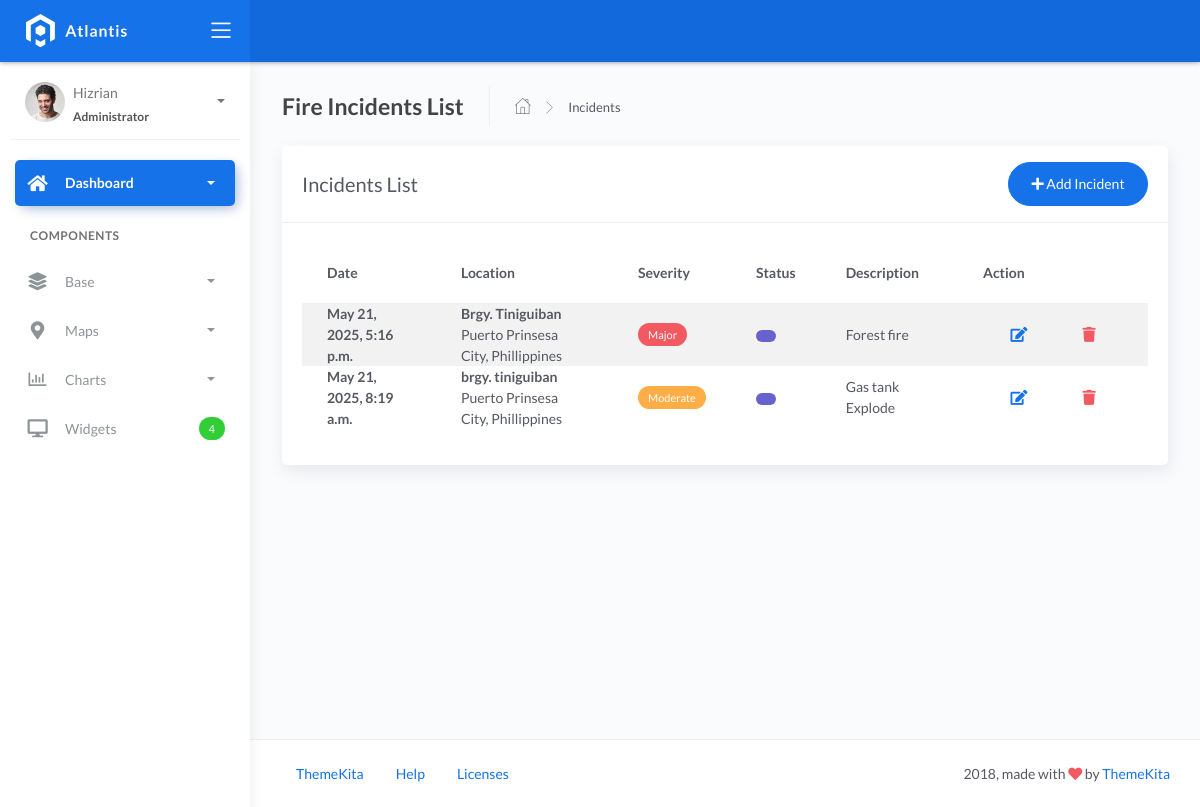
Page /incidents/ on the committed database.
### fire/models.py (models this page shows)
class BaseModel(models.Model):
    created_at = models.DateTimeField(auto_now_add=True, db_index=True)
    updated_at = models.DateTimeField(auto_now=True)
    class Meta:
        abstract = True

class Incident(BaseModel):
    SEVERITY_CHOICES = (
        ('Minor Fire', 'Minor Fire'),
        ('Moderate Fire', 'Moderate Fire'),
        ('Major Fire', 'Major Fire'),
    )
    location = models.ForeignKey(Locations, on_delete=models.CASCADE)
    date_time = models.DateTimeField(blank=True, null=True)
    severity_level = models.CharField(max_length=45, choices=SEVERITY_CHOICES)
    description = models.CharField(max_length=250)

class Locations(BaseModel):
    name = models.CharField(max_length=150)
    latitude = models.DecimalField(
        max_digits=22, decimal_places=16, null=True, blank=True)
    longitude = models.DecimalField(
        max_digits=22, decimal_places=16, null=True, blank=True)
    address = models.CharField(max_length=150)
    city = models.CharField(max_length=150)
    country = models.CharField(max_length=150)

### fire/views.py (the view)
# urls.py: path('incidents/', IncidentListView.as_view(), name='incident_list'),
class IncidentListView(ListView):
    model = Incident
    template_name = 'crud/incidents/list.html'
    context_object_name = 'incidents'
    ordering = ['-date_time']
    def get_context_data(self, **kwargs):
        context = super().get_context_data(**kwargs)
        context['title'] = 'Fire Incidents List'
        return context

### templates/crud/incidents/list.html (shortened to what this page needs)
{% extends 'base.html' %}
{% load static %}
{% block content %}
<div class="page-inner">
    <div class="page-header">
        <h4 class="page-title">{{ title }}</h4>
        <ul class="breadcrumbs">
            <li class="nav-home">
                <a href="{% url 'home' %}">
                    <i class="flaticon-home"></i>
                </a>
            </li>
            <li class="separator">
                <i class="flaticon-right-arrow"></i>
            </li>
            <li class="nav-item">
                <a href="#">Incidents</a>
            </li>
        </ul>
    </div>
    <div class="row">
        <div class="col-md-12">
            <div class="card">
                <div class="card-header">
                    <div class="d-flex align-items-center">
                        <h4 class="card-title">Incidents List</h4>
                        <a href="{% url 'incident_create' %}" class="btn btn-primary btn-round ml-auto">
                            <i class="fa fa-plus"></i>
                            Add Incident
                        </a>
                    </div>
                </div>
                <div class="card-body">
                    <div class="table-responsive">
                        <table id="basic-datatables" class="display table table-striped table-hover">
                            <thead>
                                <tr>
                                    <th>Date</th>
                                    <th>Location</th>
                                    <th>Severity</th>
                                    <th>Status</th>
                                    <th>Description</th>
                                    <th style="width: 10%">Action</th>
                                </tr>
                            </thead>
                            <tbody>
                                {% for incident in incidents %}
                                <tr>
                                    <td><strong>{{ incident.date_time }}</strong></td>
                                    <td>
                                        <div class="location-details">
                                            <strong>{{ incident.location.address }}</strong><br>
                                            {{ incident.location.city }}, {{ incident.location.country }}
                                        </div>
                                    </td>
                                    <td>
                                        <span class="badge {% if incident.severity_level == 'Minor Fire' %}badge-info
                                            {% elif incident.severity_level == 'Moderate Fire' %}badge-warning
                                            {% elif incident.severity_level == 'Major Fire' %}badge-danger{% endif %}">
                                            {% if incident.severity_level == 'Minor Fire' %}
                                                Minor
                                            {% elif incident.severity_level == 'Moderate Fire' %}
                                                Moderate
                                            {% elif incident.severity_level == 'Major Fire' %}
                                                Major
                                            {% endif %}
                                        </span>
                                    </td>
                                    <td>
                                        <span class="badge {% if incident.status == 'Active' %}badge-danger{% elif incident.status == 'Resolved' %}badge-success{% else %}badge-secondary{% endif %}">
                                        </span>
                                    </td>
                                    <td>{{ incident.description }}</td>
                                    <td>
                                        <div class="form-button-action">
                                            <a href="{% url 'incident_update' incident.id %}" class="btn btn-link btn-primary btn-lg">
                                                <i class="fa fa-edit"></i>
                                            </a>
                                            <a href="{% url 'incident_delete' incident.id %}" class="btn btn-link btn-danger btn-lg" onclick="return confirm('Are you sure you want to delete this incident?');">
                                                <i class="fa fa-trash"></i>
                                            </a>
                                        </div>
                                    </td>
                                </tr>
                                {% endfor %}
                            </tbody>
                        </table>
                    </div>
                </div>
            </div>
        </div>
    </div>
</div>
{% endblock %}

### rows in the picture
Incident: date_time "May 21, 2025, 5:16 p.m.", location.address "Brgy. Tiniguiban", location.city "Puerto Prinsesa City", location.country "Phillippines", severity_level "Major", description "Forest fire"
Incident: date_time "May 21, 2025, 8:19 a.m.", location.address "brgy. tiniguiban", location.city "Puerto Prinsesa City", location.country "Phillippines", severity_level "Moderate", description "Gas tank Explode"

### other values in the picture
{{ title }} "Fire Incidents List"
